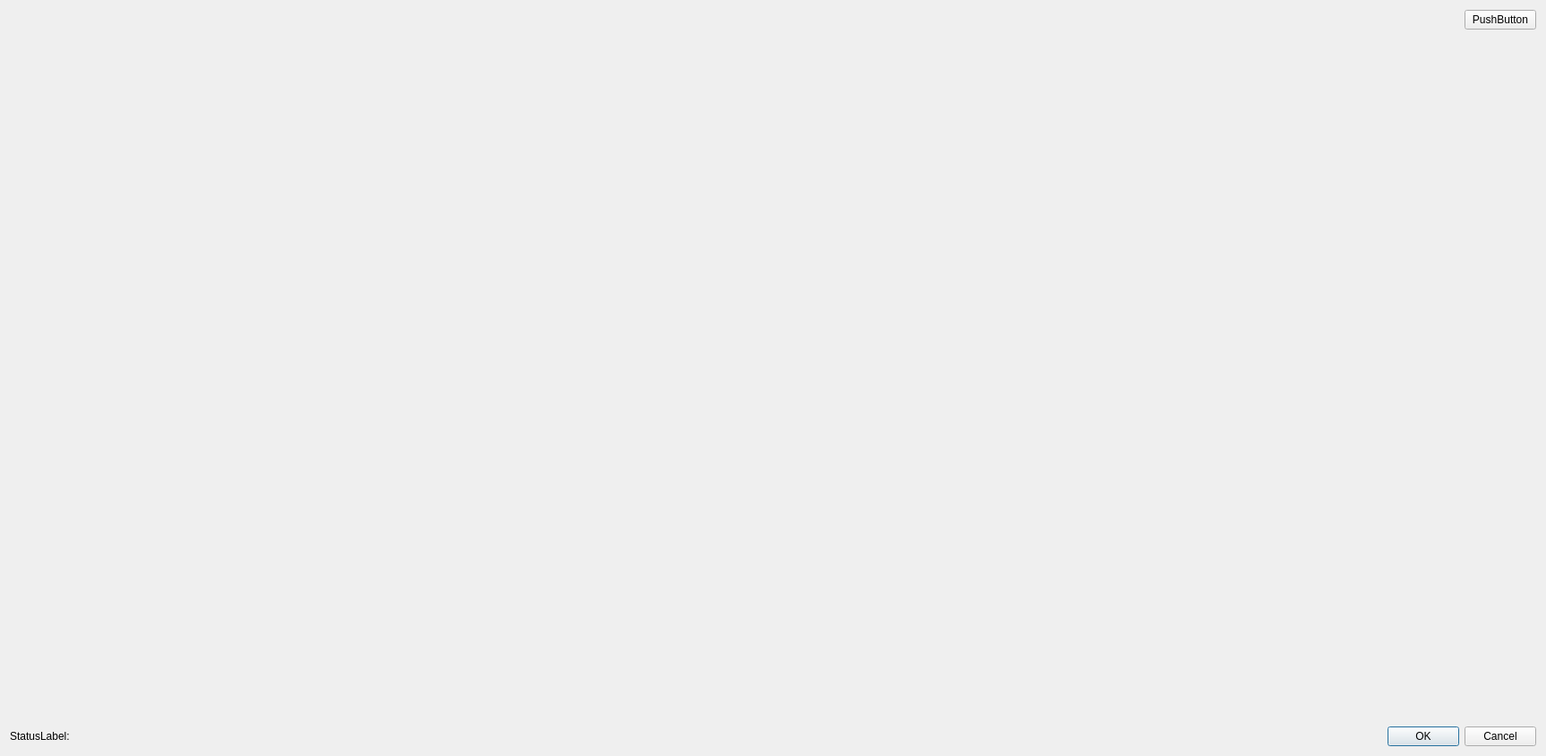
<?xml version="1.0" encoding="UTF-8"?>
<ui version="4.0">
 <class>S3ObjectWindow</class>
 <widget class="QDialog" name="S3ObjectWindow">
  <property name="geometry">
   <rect>
    <x>0</x>
    <y>0</y>
    <width>1727</width>
    <height>845</height>
   </rect>
  </property>
  <property name="windowTitle">
   <string>S3 Object</string>
  </property>
  <layout class="QVBoxLayout" name="verticalLayout">
   <item>
    <layout class="QHBoxLayout" name="horizontalLayout">
     <item>
      <spacer name="horizontalSpacer">
       <property name="orientation">
        <enum>Qt::Orientation::Horizontal</enum>
       </property>
       <property name="sizeHint" stdset="0">
        <size>
         <width>40</width>
         <height>20</height>
        </size>
       </property>
      </spacer>
     </item>
     <item>
      <widget class="QPushButton" name="refreshButton">
       <property name="text">
        <string>PushButton</string>
       </property>
      </widget>
     </item>
    </layout>
   </item>
   <item>
    <widget class="QStackedWidget" name="stackedWidget">
     <property name="sizePolicy">
      <sizepolicy hsizetype="Expanding" vsizetype="Expanding">
       <horstretch>0</horstretch>
       <verstretch>0</verstretch>
      </sizepolicy>
     </property>
     <property name="currentIndex">
      <number>1</number>
     </property>
     <widget class="QWidget" name="textViewerWidget">
      <layout class="QVBoxLayout" name="textViewerLayout">
       <property name="margin" stdset="0">
        <number>0</number>
       </property>
       <item>
        <widget class="Awsmock::Components::PlainTextEditor" name="textEditor" native="true">
         <property name="sizePolicy">
          <sizepolicy hsizetype="Expanding" vsizetype="Expanding">
           <horstretch>0</horstretch>
           <verstretch>0</verstretch>
          </sizepolicy>
         </property>
        </widget>
       </item>
      </layout>
     </widget>
     <widget class="QWidget" name="imageViewerWidget">
      <layout class="QVBoxLayout" name="textViewerLayout">
       <property name="margin" stdset="0">
        <number>0</number>
       </property>
       <item>
        <widget class="Awsmock::Components::ImageViewer" name="imageViewer" native="true">
         <property name="sizePolicy">
          <sizepolicy hsizetype="Expanding" vsizetype="Expanding">
           <horstretch>0</horstretch>
           <verstretch>0</verstretch>
          </sizepolicy>
         </property>
        </widget>
       </item>
      </layout>
     </widget>
    </widget>
   </item>
   <item>
    <layout class="QHBoxLayout" name="horizontalLayout_4">
     <property name="topMargin">
      <number>0</number>
     </property>
     <item>
      <widget class="QLabel" name="statusLabel">
       <property name="sizePolicy">
        <sizepolicy hsizetype="Expanding" vsizetype="Preferred">
         <horstretch>0</horstretch>
         <verstretch>0</verstretch>
        </sizepolicy>
       </property>
       <property name="text">
        <string>StatusLabel:</string>
       </property>
      </widget>
     </item>
     <item>
      <spacer name="horizontalSpacer_2">
       <property name="orientation">
        <enum>Qt::Orientation::Horizontal</enum>
       </property>
       <property name="sizeHint" stdset="0">
        <size>
         <width>40</width>
         <height>20</height>
        </size>
       </property>
      </spacer>
     </item>
     <item>
      <widget class="QDialogButtonBox" name="buttonBox">
       <property name="standardButtons">
        <set>QDialogButtonBox::StandardButton::Cancel|QDialogButtonBox::StandardButton::Ok</set>
       </property>
      </widget>
     </item>
    </layout>
   </item>
  </layout>
 </widget>
 <customwidgets>
  <customwidget>
   <class>Awsmock::Components::PlainTextEditor</class>
   <extends>QWidget</extends>
   <header location="global">components/PlainTextEditor.h</header>
   <container>1</container>
  </customwidget>
  <customwidget>
   <class>Awsmock::Components::ImageViewer</class>
   <extends>QWidget</extends>
   <header location="global">components/ImageViewer.h</header>
  </customwidget>
 </customwidgets>
 <resources/>
 <connections/>
</ui>
